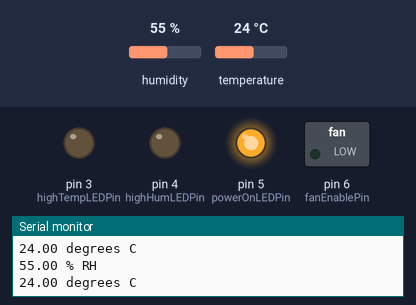
Bench run of a sketch on a simulated Arduino Uno, built with avr-gcc and run on an emulated ATmega328P. On the bench: switched loads named in the sketch (green lamp = pin HIGH), output pins drawn as LEDs (lit = HIGH), the last lines printed to the serial monitor. The inputs (shaded band) are chosen by the test bench; at power-on: temperature 24 °C, humidity 55 %.

Above: at 3.2 s.
3.3 s: temperature set to 25.5 °C
At 4.8 s:
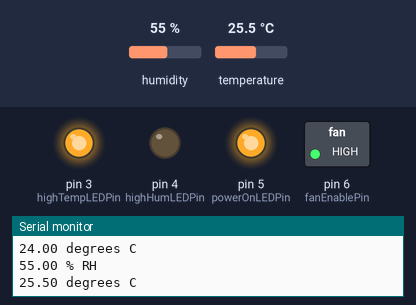
6.0 s: temperature set to 12 °C
At 6.6 s:
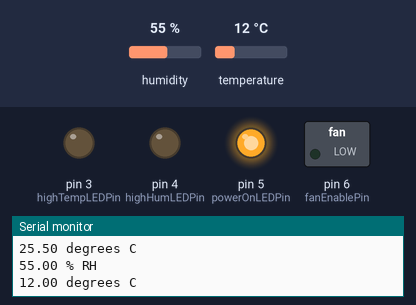
8.7 s: temperature set to 28 °C
At 11.4 s:
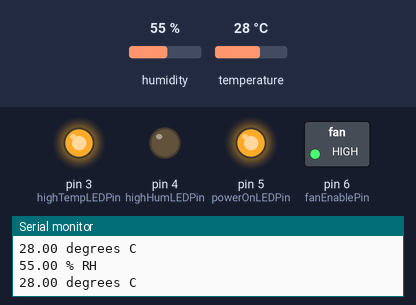
Timing chart, 0 to 12.9 s (numbered marks = the images above; inputs shaded):
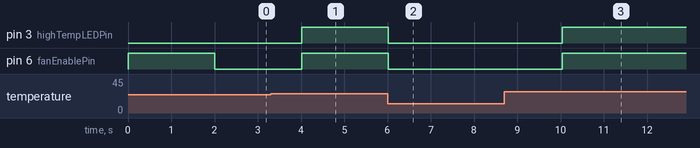

The sketch:

Temperature_and_Humidity_Controlled_Fan.ino
```cpp
// CREATED BY TOUTATISS, 12/01/2022
// CODE IS FREE TO USE
// FOR FURTHER DISCUSSION AND CONTACT INFO: jankoclock.wordpress.com

#include <DHT.h>

#define dhtDataPin 2
#define fanEnablePin 6
#define powerOnLEDPin 5
#define highTempLEDPin 3
#define highHumLEDPin 4

#define DHT_Type DHT22

#define humLimit 98.00
#define tempLimit 25.00

DHT dht(dhtDataPin, DHT_Type);

float hum;
float temp;

void setup() {
  Serial.begin(9600);
  pinMode(fanEnablePin, OUTPUT);

  pinMode(powerOnLEDPin, OUTPUT);
  pinMode(highTempLEDPin, OUTPUT);
  pinMode(highHumLEDPin, OUTPUT);

  // INDICATE POWER ON
  digitalWrite(powerOnLEDPin, HIGH);

  // FAN TEST
  digitalWrite(fanEnablePin, HIGH);
  delay(2000);
  digitalWrite(fanEnablePin, LOW);

  // START UP DHTSENSOR
  dht.begin();
}

void loop() {
  getTempHum();

  // FAN ENABLE:
  if ((temp > tempLimit)||(hum > humLimit)) {
    digitalWrite(fanEnablePin, HIGH);
  } else {
    digitalWrite(fanEnablePin, LOW);
  }

  // INDICATOR LIGHTS:
  getLightSettings();

  delay(1000);
}


// FUNCTIONS

void  getTempHum() {
  hum = dht.readHumidity();
  temp = dht.readTemperature();
  Serial.print(hum);
  Serial.print(" % RH\n");
  Serial.print(temp);
  Serial.print(" degrees C\n\n");
}

void getLightSettings() {
  if ((temp > tempLimit)&&(hum > humLimit)) {
    digitalWrite(highTempLEDPin, HIGH);
    digitalWrite(highHumLEDPin, HIGH);
  } else if (hum > humLimit) {
    digitalWrite(highTempLEDPin, LOW);
    digitalWrite(highHumLEDPin, HIGH);
  } else if (temp > tempLimit) {
    digitalWrite(highTempLEDPin, HIGH);
    digitalWrite(highHumLEDPin, LOW);
  } else {
    digitalWrite(highTempLEDPin, LOW);
    digitalWrite(highHumLEDPin, LOW);
  }
}
```

Measured:
- the behaviour switches between 25 and 25.1 °C on temperature (found by bisection; images 0 and 1)
- after the input at 3.3 s, pin 3 (highTempLEDPin), pin 6 (fanEnablePin): LOW → HIGH after 0.71 s
- after the input at 6.0 s, pin 3 (highTempLEDPin), pin 6 (fanEnablePin): HIGH → LOW at once
- after the input at 8.7 s, pin 3 (highTempLEDPin), pin 6 (fanEnablePin): LOW → HIGH after 1.3 s
